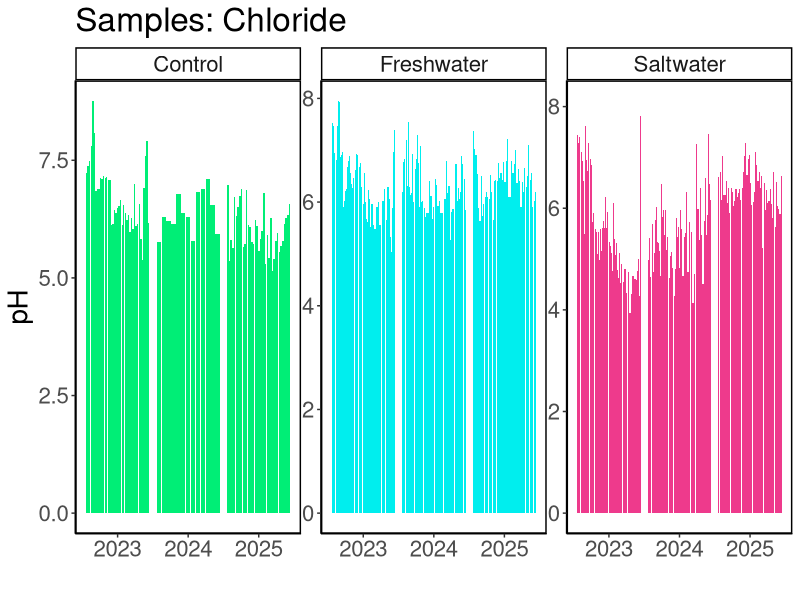
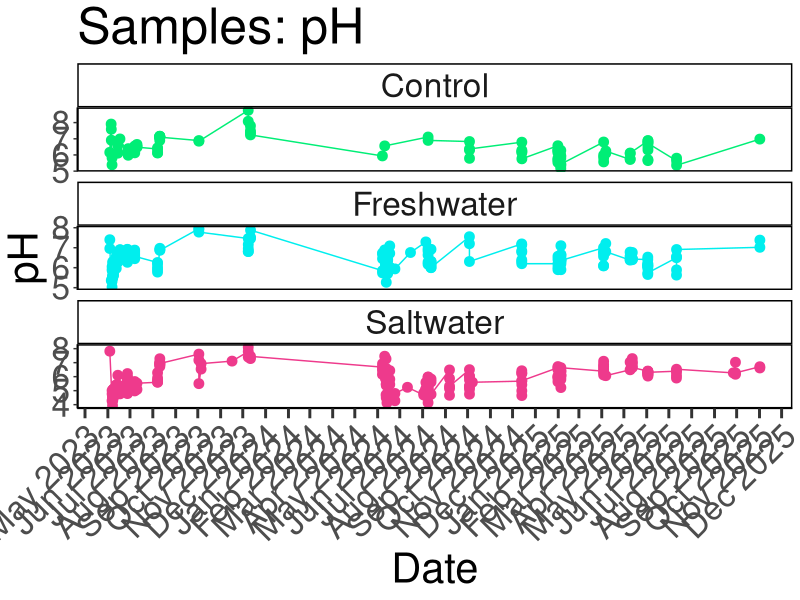
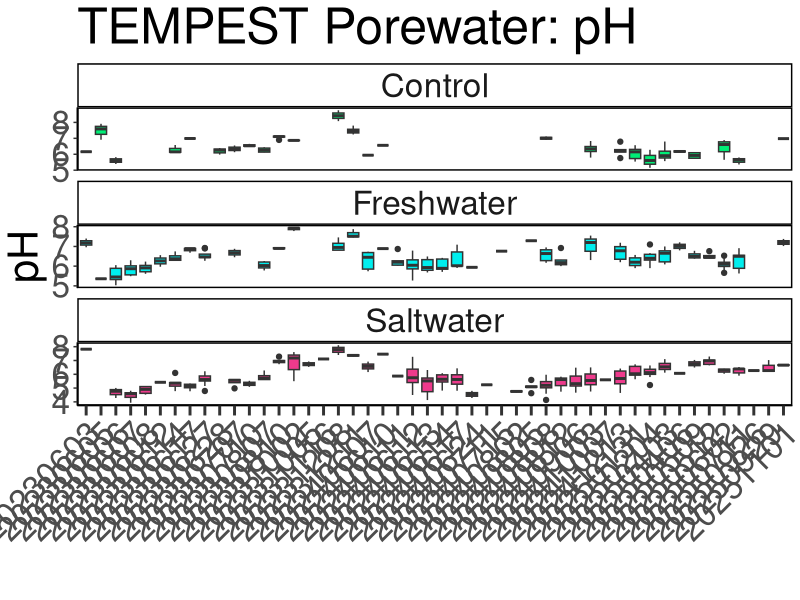
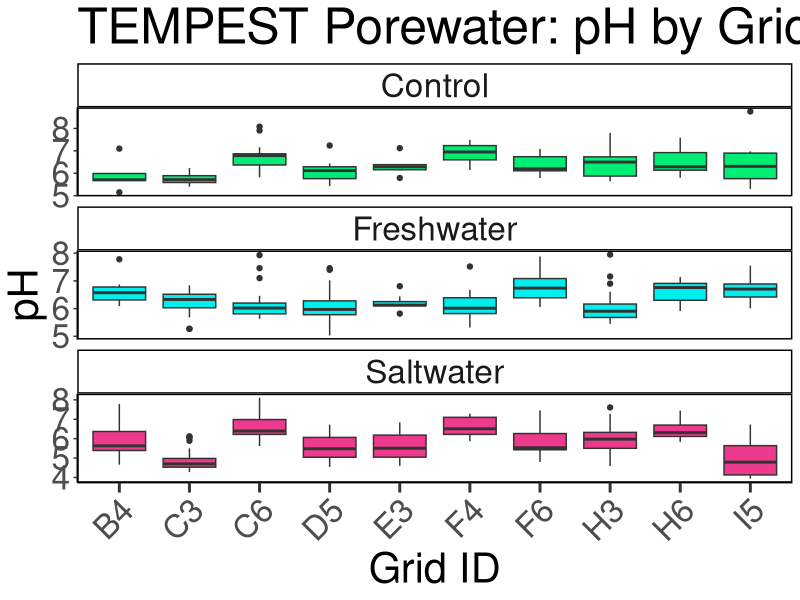

Generate these figures, in order, with R:
## ---- chunk 1
library(dplyr)
library(ggplot2)
library(ggpubr)
library(stringr)
library(readxl)
library(tidyr)
library(tibble)
library(openxlsx)
library(knitr)
library(lubridate)
## ---- chunk 2

#read in 2023 pH Data:
dat23_pw <- read.csv("Raw Data/TMP_PW_pH_2023_L1.csv")
dat23_sw <- read.csv("Raw Data/TMP_SOURCE_pH_2023_L1.csv")
dat23 <- bind_rows(dat23_pw, dat23_sw)
colnames(dat23)

#read in 2024 pH Data:
dat24_pw <- read.csv("Raw Data/TMP_PW_pH_2024_L1.csv")
dat24_sw <- read.csv("Raw Data/TMP_SOURCE_pH_2024_L1.csv")
dat24 <- bind_rows(dat24_pw, dat24_sw)
colnames(dat24)

#read in 2025 pH Data:
dat25 <- read.csv("Raw Data/TMP_PW_pH_2025_L1.csv")
# head(dat25)
colnames(dat25)

raw_dat <- bind_rows(dat23, dat24, dat25)

##Convert Collection Date into Date format
raw_dat$Time_formatted <- format(strptime(sprintf("%04d", raw_dat$Time_24hr), format="%H%M"), format="%H:%M")
raw_dat$Date_formatted <- format(strptime(raw_dat$Date_YYYYMMDD, format="%Y%m%d"), format = "%Y-%m-%d")
raw_dat$Collection_Date_Time <- paste(raw_dat$Date_formatted, raw_dat$Time_formatted, sep = " ")
                                 
raw_dat$Collection_Date_Time <- as.POSIXct(raw_dat$Collection_Date_Time, format = "%Y-%m-%d %H:%M", tz = "US/Eastern")

##Extract Year and month from Collection Date
raw_dat$Year <- format(raw_dat$Collection_Date_Time, format = "%Y")
raw_dat$Month <- format(raw_dat$Collection_Date_Time, format = "%m")
raw_dat$Day <- format(raw_dat$Collection_Date_Time, format = "%d")

##Add flags for pH values outside of range (3.5-8)
raw_dat$pH_flag <- ifelse(raw_dat$pH < 3.5 | raw_dat$pH > 8, "pH value is outside the typical range", NA)

colnames(raw_dat)

raw_dat <- raw_dat %>% 
  mutate(
    Zone = case_when(
      plot == "Control" ~ "C",
      plot == "Freshwater" ~ "FW",
      plot == "Saltwater" ~ "SW",
      TRUE ~ plot  # keep everything else unchanged
    ) )

all_dat <- raw_dat %>%
  mutate(
    Project = "TEMPEST", 
    Sample_ID = ifelse(grid != "SOURCE", 
                       paste0("TMP_", Zone, "_", grid, "_", Date_YYYYMMDD, "_", Time_24hr, "_15CM"), 
                       paste0("TMP_", Zone, "_", "SOURCEWATER", "_", Date_YYYYMMDD, "_", Time_24hr, "_15CM"))) %>%
  rename(
    Grid = grid, 
    Evacuation_Date = evacuation_date, 
    temperature_flag = flag
  ) %>% 
  select(Project, Sample_ID, Year, Month, Day, Zone, Grid, pH, Cond, Cond_units, Instrument, collection_temp_C, tz, Date_YYYYMMDD, Time_24hr, Evacuation_Date, temperature_flag, temperature_flag, pH_flag) 

## ---- chunk 3

#pull the column names from the all_dat dataframe and create a new dataframe with them 
metadat <- data.frame(Column_Names = colnames(all_dat))
metadat
colnames(all_dat)
metadat$Description <- ""
metadat$Units <- ""
metadat$Instrument_ifapplicable <- ""

#add information about each line: 

metadat$Description <- c("Project name", 
                         "Sample_ID", 
                         "Year of sample collection", 
                         "Month of sample collection", 
                         "Day of sample collection", 
                         "Plot where sample collected (Control, Freshwater, Saltwater)", 
                         "Grid where sample collected (Letter + Number)", 
                         "pH of sample", 
                         "Conductivity of sample", 
                         "Conductivity units", 
                         "Temperature at time of collection in Celsius", 
                         "Instrument used", 
                         "Time zone of sample collection", 
                         "Date of sample collection", 
                         "Time of sample collection (HHMM)", 
                         "Date of sample evacuation",
                         "Flag to indicate if temperature was not recorded", 
                         "Flag to indicate if the pH is outside of the typical range")

metadat$Units <-       c("NA", 
                         "NA",
                         "NA", 
                         "NA", 
                         "NA",
                         "NA",
                         "NA", 
                         "NA",
                         "NA",
                         "mS/cm or uS/cm",
                         "degrees Celsius",
                         "NA", 
                         "NA", 
                         "NA", 
                         "NA", 
                         "NA",
                         "NA", 
                         "NA")

metadat$Instrument_ifapplicable <-  
  
                       c("NA", 
                         "NA",
                         "NA", 
                         "NA", 
                         "NA",
                         "NA",
                         "NA", 
                         "NA", 
                         "NA", 
                         "NA", 
                         "NA", 
                         "NA", 
                         "NA", 
                         "NA",
                         "NA", 
                         "NA",
                         "NA", 
                         "NA")

## ---- chunk 4

#write out a csv of all the data to the main folder: 
write.csv(all_dat, "COMPASS_TEMPEST_pH_AllData.csv", row.names = FALSE)


#write out a csv of the metadata associated with the data: 
write.csv(metadat, "COMPASS_TEMPEST_pH_Metadata.csv")

## ---- chunk 5

##Define Zones for plotting
data_plotting <- raw_dat %>% 
  filter(grid != "SOURCE") %>% 
  mutate(Zone_1 = factor(plot, levels = c("Control", "Freshwater", "Saltwater")))

#Plot data by year and change colors based on Zone:
viz_pH_plot <- ggplot(data_plotting, aes(x = as.character(Year), y = pH, fill = Zone_1)) +
  geom_bar(stat = "identity", position = position_dodge2(preserve = "total")) +
  facet_wrap( ~ Zone_1, scales="free") +
  scale_fill_manual(values = c(
    "Control" = "springgreen2",
    "Freshwater" = "cyan2",
    "Saltwater" = "violetred2"
  )) +
  theme_classic() +
  labs(x = " ", y = "pH", title = "Samples: Chloride") +
  theme(
    panel.spacing = unit(.05, "lines"), 
    panel.border = element_rect(color = "black", fill = NA, linewidth = 1)) + 
  theme(text = element_text(size = 20))+ 
  theme(legend.position = "none")

viz_pH_plot

## ---- chunk 6

##Summarize SO4 and Cl by Date and Zone
pH_avg <- data_plotting %>%
  group_by(Collection_Date_Time, Zone_1) %>%
   dplyr::summarize(mean_pH = mean(pH, na.rm=TRUE),
            sd_pH = sd(pH, na.rm=TRUE))

# Define the specific date breaks you want to display
specific_breaks <- as.Date(c("2023-01-01", "2024-01-01", "2025-01-01"))

viz_pH_plot_avgs <- ggplot(pH_avg, aes(x = Collection_Date_Time, y = mean_pH, color = Zone_1)) +
  geom_point(size = 3) + 
  geom_errorbar(aes(ymin = mean_pH - sd_pH, ymax = mean_pH + sd_pH), width = 0.2) + 
  geom_line() + 
  facet_wrap( ~ Zone_1, scales="free_y", ncol = 1) +
  scale_color_manual(values = c(
    "Control" = "springgreen2",
    "Freshwater" = "cyan2",
    "Saltwater" = "violetred2"
  )) +
  theme_classic() +
  labs(x = "Date", y = "pH", title = "Samples: pH") +
  theme(
    panel.spacing = unit(0.5, "lines"), 
    panel.border = element_rect(color = "black", fill = NA, linewidth = 1)) +
  # theme(axis.text.x = element_text(angle = 90, hjust = 0.5))+ 
  theme(text = element_text(size = 30))+
  scale_x_datetime(date_labels = "%b %Y", date_breaks = "1 month") + # Format x-axis labels
  theme(axis.ticks.x = element_line(linewidth = 1))+
  theme(axis.ticks.length.x = unit(0.25, "cm"))+ 
  theme(legend.position = "none")+ 
  theme(axis.text.x = element_text(angle = 45, hjust = 1))

viz_pH_plot_avgs

## ---- chunk 7

data_plotting$Collection_date_char <- as.Date(data_plotting$Collection_Date_Time)
data_plotting$Collection_date_char <- gsub("-", "", data_plotting$Collection_date_char)

##Boxplot Summarize pH by Date, Site, and Zone
viz_pH_boxplot <- ggplot(data_plotting, aes(x = Collection_date_char,  y = pH, fill = Zone_1)) +
  geom_boxplot() + 
  facet_wrap( ~ Zone_1, scales="free_y", ncol = 1) +
  # scale_x_discrete(drop = TRUE) +
  scale_fill_manual(values = c(
    "Control" = "springgreen2",
    "Freshwater" = "cyan2",
    "Saltwater" = "violetred2"
  ), labels = c("Control", "Freshwater", "Saltwater")) +
  theme_classic() +
  labs(x = " ", y = "pH", title = "TEMPEST Porewater: pH") +
  theme(
    panel.spacing = unit(0.5, "lines"), 
    panel.border = element_rect(color = "black", fill = NA, linewidth = 1)) +
  theme(axis.text.x = element_text(angle = 45, vjust = 1, hjust = 1))+ 
  theme(text = element_text(size = 30))+
  theme(axis.ticks.x = element_line(linewidth = 1))+
  theme(axis.ticks.length.x = unit(0.25, "cm"))+ 
  theme(legend.position = "none")

viz_pH_boxplot

# # Save as a PNG
# png("COMPASS_TEMPEST_pH_alldata.png", width = 2000, height = 1200, res = 100)
# print(viz_pH_boxplot)  # For ggplot objects, use print()
# dev.off()

## ---- chunk 8

##Boxplot Summarize pH by Date, Site, and Zone
viz_pH_boxplot <- ggplot(data_plotting, aes(x = grid,  y = pH, fill = Zone_1)) +
  geom_boxplot() + 
  facet_wrap( ~ Zone_1, scales="free_y", ncol = 1) +
  scale_x_discrete(drop = TRUE) +
  scale_fill_manual(values = c(
    "Control" = "springgreen2",
    "Freshwater" = "cyan2",
    "Saltwater" = "violetred2"
  ), labels = c("Control", "Freshwater", "Saltwater")) +
  theme_classic() +
  labs(x = "Grid ID", y = "pH", title = "TEMPEST Porewater: pH by Grid") +
  theme(
    panel.spacing = unit(0.5, "lines"), 
    panel.border = element_rect(color = "black", fill = NA, linewidth = 1)) +
  theme(axis.text.x = element_text(angle = 45, vjust = 1, hjust = 1))+ 
  theme(text = element_text(size = 30))+
  theme(axis.ticks.x = element_line(linewidth = 1))+
  theme(axis.ticks.length.x = unit(0.25, "cm"))+ 
  theme(legend.position = "none")

viz_pH_boxplot

## ---- chunk 9
# It would also be great to add to our collation codes a summary chunk that will calculate value ranges, means, and standard deviations (and errors) for each site, zone, depth for each year; also for each site zone, depth overall; and for each site and zone overall so that we have some easy access to metrics. Was just thinking this might be helpful today when re-collating the DIC data.

colnames(data_plotting)

##Metrics for each zone for each year
summary_by_year <- data_plotting %>%
  group_by(Year, Zone_1) %>%
   reframe(
     min_pH = min(pH, na.rm=TRUE),
     max_pH = max(pH, na.rm=TRUE), 
     mean_pH = mean(pH, na.rm=TRUE), 
     sd_pH = sd(pH, na.rm=TRUE)) %>%
  mutate(across(where(is.numeric), round, digits = 4)) 

##Metrics for each zone for all years
summary_all_years <- data_plotting %>%
  group_by(Zone_1) %>%
   reframe(
     min_pH = min(pH, na.rm=TRUE),
     max_pH = max(pH, na.rm=TRUE), 
     mean_pH = mean(pH, na.rm=TRUE), 
     sd_pH = sd(pH, na.rm=TRUE)) %>%
  mutate(across(where(is.numeric), round, digits = 4)) 

## ---- chunk 10

library(kableExtra)

kable(
  summary_by_year[, c("Year", "Zone_1", "min_pH",	"max_pH",	"mean_pH")],  
  format = "latex",
  booktabs = TRUE,
  caption = "Summary Statistics by Year"
) %>%
  kable_styling(
    latex_options = c("hold_position", "striped", "scale_down"),
    font_size = 12
  ) %>%
  row_spec(0, bold = TRUE) %>%   # header
  column_spec(1, bold = TRUE)

kable(
  summary_all_years[, c("Zone_1", "min_pH",	"max_pH",	"mean_pH")],  
  format = "latex",
  booktabs = TRUE,
  caption = "Summary Statistics by Zone"
) %>%
  kable_styling(
    latex_options = c("hold_position", "striped", "scale_down"),
    font_size = 12
  ) %>%
  row_spec(0, bold = TRUE) %>%   # header
  column_spec(1, bold = TRUE)
